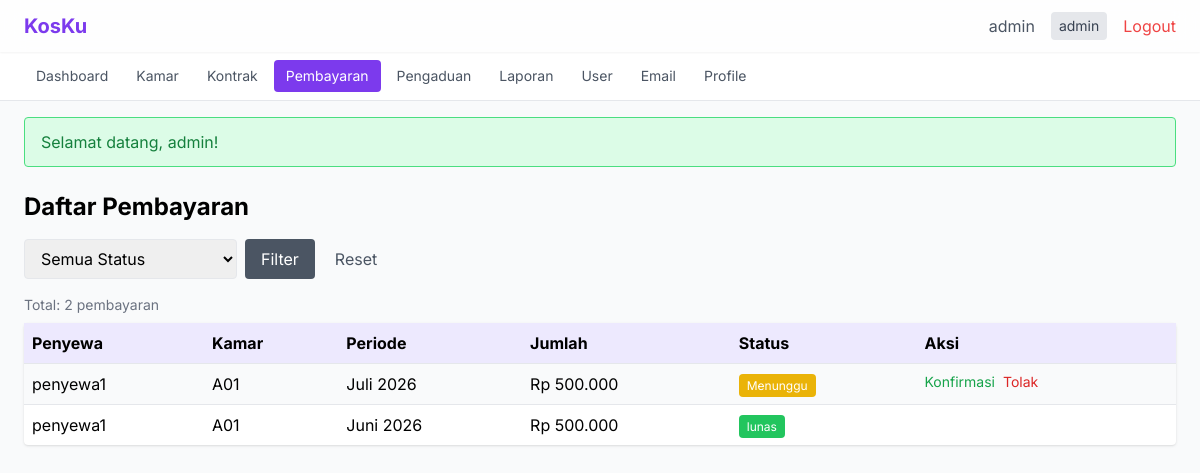
Screenshot of /pembayaran/index (signed in) with the database file from the repository.
### tables this page shows
CREATE TABLE pembayaran (
    id INT AUTO_INCREMENT PRIMARY KEY,
    kontrak_id INT NOT NULL,
    bulan INT NOT NULL,
    tahun INT NOT NULL,
    jumlah DECIMAL(12,2) NOT NULL,
    denda DECIMAL(12,2) DEFAULT 0,
    bukti VARCHAR(255),
    status ENUM('belum_bayar', 'menunggu', 'lunas') NOT NULL DEFAULT 'belum_bayar',
    tgl_bayar DATE,
    created_at TIMESTAMP DEFAULT CURRENT_TIMESTAMP,
    FOREIGN KEY (kontrak_id) REFERENCES kontrak(id) ON DELETE CASCADE
);

CREATE TABLE users (
    id INT AUTO_INCREMENT PRIMARY KEY,
    username VARCHAR(50) NOT NULL UNIQUE,
    email VARCHAR(100) NOT NULL UNIQUE,
    password VARCHAR(255) NOT NULL,
    role ENUM('admin', 'pemilik', 'penyewa') NOT NULL DEFAULT 'penyewa',
    no_telepon TEXT,
    alamat TEXT,
    created_at TIMESTAMP DEFAULT CURRENT_TIMESTAMP
);

CREATE TABLE kamar (
    id INT AUTO_INCREMENT PRIMARY KEY,
    nomor_kamar VARCHAR(10) NOT NULL UNIQUE,
    tipe VARCHAR(50),
    harga DECIMAL(12,2) NOT NULL,
    kapasitas INT DEFAULT 1,
    fasilitas TEXT,
    status ENUM('tersedia', 'terisi', 'maintenance') NOT NULL DEFAULT 'tersedia',
    foto VARCHAR(255),
    created_at TIMESTAMP DEFAULT CURRENT_TIMESTAMP
);

### src/Controllers/PembayaranController.php (called while the page is built, shortened)
<?php
class PembayaranController
{
    private Pembayaran $pembayaran;
    public function __construct()
    {
        $this->pembayaran = new Pembayaran();
    }
    public function index(): void
    {
        $filter = '';
        $params = [];
        $data = $this->pembayaran->getAll($filter, $params);
        require_once __DIR__ . '/../../views/pembayaran/index.php';
    }
}

### public/index.php (called while the page is built, shortened)
<?php
$requestUri = $_SERVER['REQUEST_URI'] ?? '/';
$requestUri = parse_url($requestUri, PHP_URL_PATH);
$requestUri = ltrim($requestUri, '/');
$url = !empty($requestUri) ? $requestUri : ($_GET['url'] ?? '');
$url = rtrim($url, '/');
$url = filter_var($url, FILTER_SANITIZE_URL);
$url = explode('/', $url);
$controllerName = !empty($url[0]) ? ucfirst($url[0]) . 'Controller' : 'AuthController';
$defaultMethod = $controllerName === 'AuthController' ? 'login' : 'index';
$methodName = $url[1] ?? $defaultMethod;
$params = array_slice($url, 2);
$controller = new $controllerClass();
call_user_func_array([$controller, $methodName], $params);

### src/Models/Pembayaran.php (called while the page is built, shortened)
<?php
class Pembayaran
{
    private PDO $db;
    public function __construct()
    {
        $this->db = Database::getConnection();
    }
    public function getAll(string $filter = '', array $params = []): array
    {
        $sql = "SELECT p.*, u.username as nama_penyewa, km.nomor_kamar
                FROM pembayaran p
                JOIN kontrak k ON p.kontrak_id = k.id
                JOIN users u ON k.penyewa_id = u.id
                JOIN kamar km ON k.kamar_id = km.id
                WHERE 1=1 $filter
                ORDER BY p.created_at DESC";
        $stmt = $this->db->prepare($sql);
        $stmt->execute($params);
        return $stmt->fetchAll();
    }
}

### config/database.php (called while the page is built, shortened)
<?php
class Database
{
    private static ?PDO $instance = null;
    private static string $host = 'localhost';
    private static string $dbname = 'kos_management';
    private static string $user = 'root';
    private static string $pass = '';
    private static string $charset = 'utf8mb4';
    public static function getConnection(): PDO
    {
        if (self::$instance === null) {
            try {
                $dsn = "mysql:host=" . self::$host . ";dbname=" . self::$dbname . ";charset=" . self::$charset;
                self::$instance = new PDO($dsn, self::$user, self::$pass, [
                    PDO::ATTR_ERRMODE => PDO::ERRMODE_EXCEPTION,
                    PDO::ATTR_DEFAULT_FETCH_MODE => PDO::FETCH_ASSOC,
                    PDO::ATTR_EMULATE_PREPARES => false,
                ]);
            } catch (PDOException $e) {
                error_log("Database connection failed: " . $e->getMessage());
                http_response_code(500);
                require_once __DIR__ . '/../views/errors/500.php';
                exit;
            }
        }
        return self::$instance;
    }
}

### src/Helpers/Security.php (called while the page is built, shortened)
<?php
class Security
{
    public static function escapeHtml(string $data): string
    {
        return htmlspecialchars($data, ENT_QUOTES | ENT_HTML5, 'UTF-8');
    }
}

### views/pembayaran/index.php (the view, shortened to what this page needs)
<?php
require_once __DIR__ . '/../../src/Helpers/Security.php';
$bulanList = ['','Januari','Februari','Maret','April','Mei','Juni','Juli','Agustus','September','Oktober','November','Desember'];
require_once __DIR__ . '/../layouts/header.php'; ?>
<div class="max-w-7xl mx-auto">
    <h1 class="text-2xl font-bold mb-4">Daftar Pembayaran</h1>
    <form method="GET" class="mb-4 flex gap-2">
        <select name="status" class="border rounded px-3 py-2">
            <option value="">Semua Status</option>
        </select>
        <button type="submit" class="bg-gray-600 text-white px-4 py-2 rounded">Filter</button>
        <a href="/pembayaran/index" class="text-gray-600 px-3 py-2">Reset</a>
    </form>
    <?php if (count($data) > 0): ?>
    <p class="text-sm text-gray-500 mb-2">Total: <?= count($data) ?> pembayaran</p>
    <table class="w-full bg-white rounded shadow">
        <thead>
            <tr class="bg-violet-100">
                <th class="p-2 text-left">Penyewa</th>
                <th class="p-2 text-left">Kamar</th>
                <th class="p-2 text-left">Periode</th>
                <th class="p-2 text-left">Jumlah</th>
                <th class="p-2 text-left">Status</th>
                <th class="p-2 text-left">Aksi</th>
            </tr>
        </thead>
        <tbody>
            <?php foreach ($data as $i => $row): ?>
            <tr class="border-t <?= $i % 2 == 0 ? 'bg-gray-50' : '' ?>">
                <td class="p-2"><?= Security::escapeHtml($row['nama_penyewa']) ?></td>
                <td class="p-2"><?= Security::escapeHtml($row['nomor_kamar']) ?></td>
                <td class="p-2"><?= ($bulanList[$row['bulan']] ?? $row['bulan']) ?> <?= $row['tahun'] ?></td>
                <td class="p-2">Rp <?= number_format($row['jumlah'], 0, ',', '.') ?></td>
                <td class="p-2">
                    <span class="px-2 py-1 rounded text-white text-xs
                        <?= $row['status'] == 'lunas' ? 'bg-green-500' : ($row['status'] == 'menunggu' ? 'bg-yellow-500' : 'bg-red-500') ?>">
                        <?= $row['status'] == 'menunggu' ? 'Menunggu' : Security::escapeHtml($row['status']) ?>
                    </span>
                </td>
                <td class="p-2 flex gap-2">
                    <?php if ($row['status'] == 'menunggu'): ?>
                        <a href="/pembayaran/konfirmasi/<?= $row['id'] ?>" class="text-green-600 text-sm" onclick="return confirm('Konfirmasi pembayaran ini?')">Konfirmasi</a>
                        <a href="/pembayaran/tolak/<?= $row['id'] ?>" class="text-red-600 text-sm" onclick="return confirm('Tolak pembayaran?')">Tolak</a>
                    <?php endif; ?>
                </td>
            </tr>
            <?php endforeach; ?>
        </tbody>
    </table>
    <?php else: ?>
    <div class="bg-white rounded shadow p-6 text-center text-gray-500">
        Belum ada data pembayaran.
    </div>
    <?php endif; ?>
</div>
<?php require_once __DIR__ . '/../layouts/footer.php'; ?>

### views/layouts/header.php (style rules this page uses)
body { font-family: 'Inter', sans-serif; }

### rows the page displays
pembayaran: users.username "penyewa1", kamar.nomor_kamar "A01", bulan "Juli", tahun "2026", jumlah "500.000", status "Menunggu"
pembayaran: users.username "penyewa1", kamar.nomor_kamar "A01", bulan "Juni", tahun "2026", jumlah "500.000", status "lunas"

### other values shown
count($data) "2"
